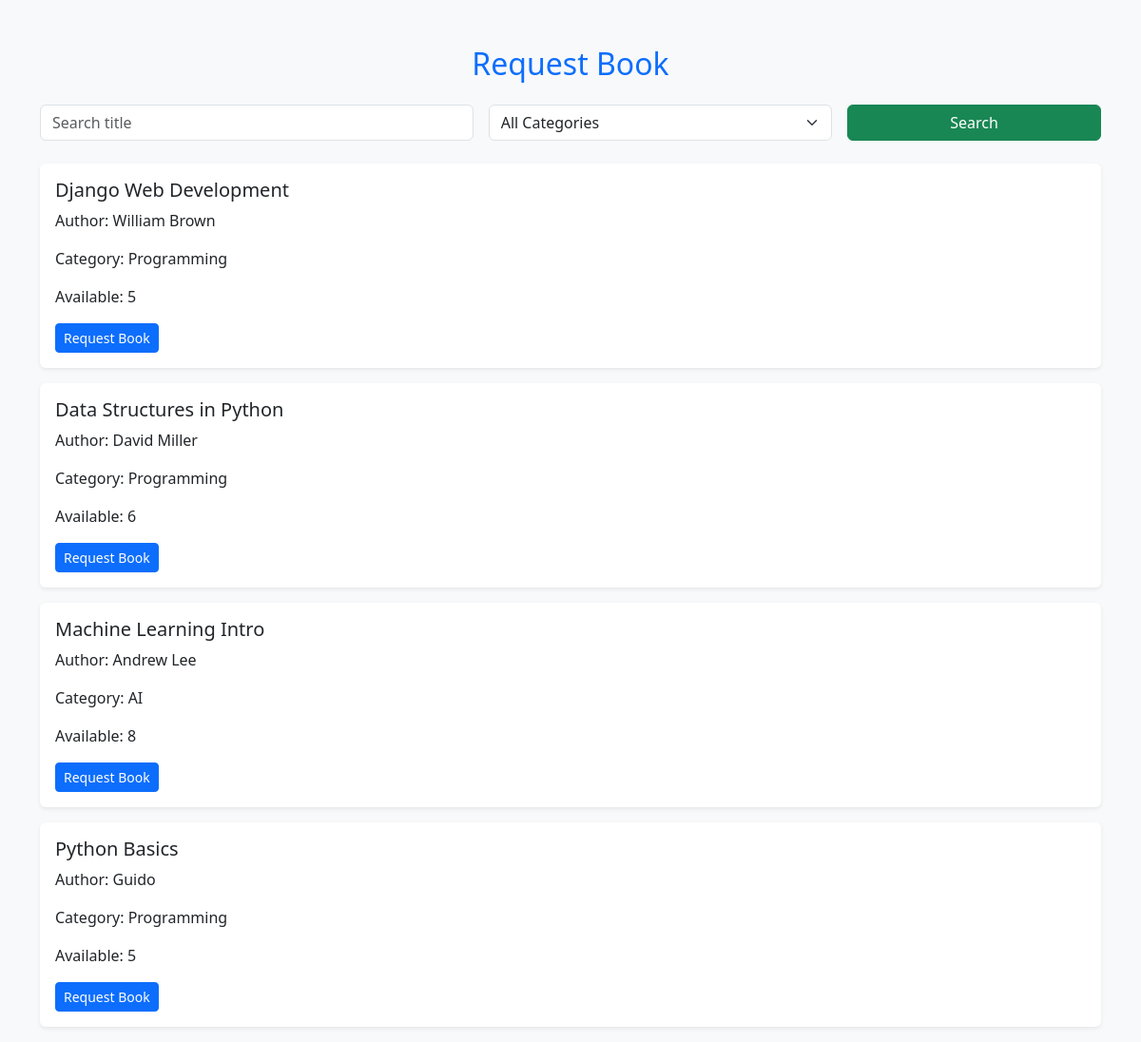
The app's page /issue/borrow/ (signed in) with its own data.
### books/models.py (models this page shows, shortened)
class Book(models.Model):
    title = models.CharField(max_length=200)
    author = models.CharField(max_length=150)
    isbn = models.CharField(max_length=20, unique=True)
    category = models.ForeignKey(Category, on_delete=models.CASCADE)
    quantity = models.PositiveIntegerField(default=1)
    available = models.PositiveIntegerField(default=1)
    description = models.TextField(blank=True, null=True)
    added_on = models.DateTimeField(auto_now_add=True)

class Category(models.Model):
    name = models.CharField(max_length=100, unique=True)

### issue/views.py (the view, shortened to what this page needs)
# urls.py: path('borrow/',views.borrow_books, name='issue_borrow'),
@login_required
def borrow_books(request):
    books = Book.objects.filter(
        available__gt=0
    )
    categories = Category.objects.all()
    query = request.GET.get('q')
    category = request.GET.get('category')
    if query:
        books = books.filter(
            title__icontains=query
        )
    if category:
        books = books.filter(
            category_id=category
        )
    return render(
        request,
        'issue/borrow_books.html',
        {
            'books': books,
            'categories': categories
        }
    )

### issue/templates/issue/borrow_books.html (shortened to what this page needs)
<!DOCTYPE html>
<html lang="en">
<head>
<link href="https://cdn.jsdelivr.net/npm/bootstrap@5.3.2/dist/css/bootstrap.min.css" rel="stylesheet">
</head>
<body class="bg-light">
<div class="container mt-5">
<h2 class="text-primary text-center mb-4">
Request Book
</h2>
<form method="get" class="row g-3 mb-4">
<div class="col-md-5">
<input type="text" name="q" class="form-control"
placeholder="Search title">
</div>
<div class="col-md-4">
<select name="category" class="form-select">
<option value="">All Categories</option>
</select>
</div>
<div class="col-md-3 d-grid">
<button type="submit" class="btn btn-success">
Search
</button>
</div>
</form>
{% for book in books %}
<div class="card shadow-sm border-0 mb-3">
<div class="card-body">
<h5>{{ book.title }}</h5>
<p>Author: {{ book.author }}</p>
<p>Category: {{ book.category.name }}</p>
<p>Available: {{ book.available }}</p>
<form method="post">
<button type="submit"
class="btn btn-primary btn-sm">
Request Book
</button>
</form>
</div>
</div>
{% empty %}
<div class="alert alert-warning text-center">
No books available.
</div>
{% endfor %}
</div>
</body>
</html>

### records on screen
Book: title "Django Web Development", author "William Brown", category.name "Programming", available "5"
Book: title "Data Structures in Python", author "David Miller", category.name "Programming", available "6"
Book: title "Machine Learning Intro", author "Andrew Lee", category.name "AI", available "8"
Book: title "Python Basics", author "Guido", category.name "Programming", available "5"
